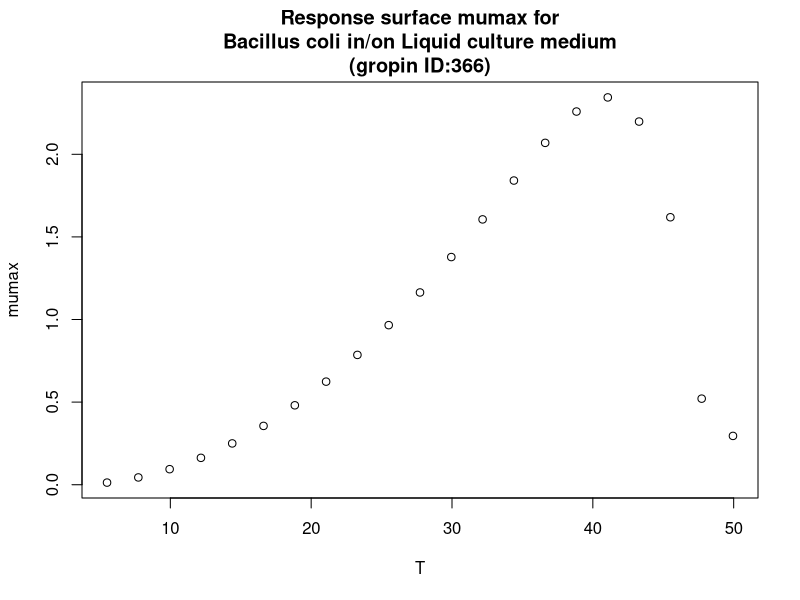

Reproduce this figure in R.
#############################
# start of Parameter script
#############################
T <- seq(5.5055,49.95004995005,length.out=21)
#############################
# end of Parameter script
#############################
############################# 
# start of Model script Gropin ID 366 
#############################
 
# constant coefficients for this model
 
variables <- data.frame(T)
argumentsPar <- expand.grid(variables)
 
# heart of the model
response_surface <- function(T) {
   mumax <-(0.0435*(T-2.9)*(1-exp(0.314*(T-49.2))))^2

return(mumax=mumax)
} 

# output parameters
responseSurface <- cbind(argumentsPar,response_surface(argumentsPar['T']))
colnames(responseSurface) <- c(colnames(argumentsPar),'mumax')
#############################
# End of Model script
#############################
############################# 
# start of Visualisation script Gropin ID 366 
#############################
plot(T,responseSurface$'mumax',xlab='T',
                          ylab='mumax',main='Response surface mumax for
Bacillus coli in/on Liquid culture medium
(gropin ID:366)')
#############################
# End of Visualisation script
#############################
